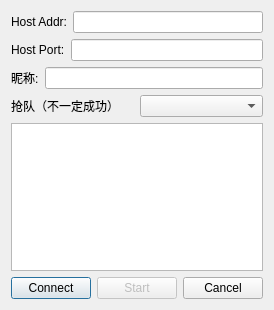
<?xml version="1.0" encoding="UTF-8"?>
<ui version="4.0">
 <class>ClientUI</class>
 <widget class="QDialog" name="ClientUI">
  <property name="geometry">
   <rect>
    <x>0</x>
    <y>0</y>
    <width>257</width>
    <height>310</height>
   </rect>
  </property>
  <property name="windowTitle">
   <string>ClientUI</string>
  </property>
  <layout class="QVBoxLayout" name="verticalLayout">
   <item>
    <layout class="QHBoxLayout" name="horizontalLayout">
     <item>
      <widget class="QLabel" name="label1">
       <property name="text">
        <string>Host Addr:</string>
       </property>
       <property name="buddy">
        <cstring>addr</cstring>
       </property>
      </widget>
     </item>
     <item>
      <widget class="QLineEdit" name="addr"/>
     </item>
    </layout>
   </item>
   <item>
    <layout class="QHBoxLayout" name="horizontalLayout_2">
     <item>
      <widget class="QLabel" name="laber2">
       <property name="text">
        <string>Host Port:</string>
       </property>
       <property name="buddy">
        <cstring>port</cstring>
       </property>
      </widget>
     </item>
     <item>
      <widget class="QLineEdit" name="port"/>
     </item>
    </layout>
   </item>
   <item>
    <layout class="QHBoxLayout" name="horizontalLayout_5">
     <item>
      <widget class="QLabel" name="label_2">
       <property name="text">
        <string>昵称:</string>
       </property>
       <property name="buddy">
        <cstring>nickname</cstring>
       </property>
      </widget>
     </item>
     <item>
      <widget class="QLineEdit" name="nickname"/>
     </item>
    </layout>
   </item>
   <item>
    <layout class="QHBoxLayout" name="horizontalLayout_4">
     <item>
      <widget class="QLabel" name="label">
       <property name="text">
        <string>抢队（不一定成功）</string>
       </property>
       <property name="buddy">
        <cstring>comboBox</cstring>
       </property>
      </widget>
     </item>
     <item>
      <widget class="QComboBox" name="comboBox"/>
     </item>
    </layout>
   </item>
   <item>
    <widget class="QTextBrowser" name="board"/>
   </item>
   <item>
    <layout class="QHBoxLayout" name="horizontalLayout_3">
     <item>
      <widget class="QPushButton" name="connectButton">
       <property name="text">
        <string>Connect</string>
       </property>
      </widget>
     </item>
     <item>
      <widget class="QPushButton" name="startButton">
       <property name="enabled">
        <bool>false</bool>
       </property>
       <property name="text">
        <string>Start</string>
       </property>
      </widget>
     </item>
     <item>
      <widget class="QPushButton" name="cancelButton">
       <property name="text">
        <string>Cancel</string>
       </property>
      </widget>
     </item>
    </layout>
   </item>
  </layout>
 </widget>
 <layoutdefault spacing="6" margin="11"/>
 <tabstops>
  <tabstop>addr</tabstop>
  <tabstop>port</tabstop>
  <tabstop>connectButton</tabstop>
  <tabstop>startButton</tabstop>
  <tabstop>cancelButton</tabstop>
 </tabstops>
 <resources/>
 <connections/>
</ui>
